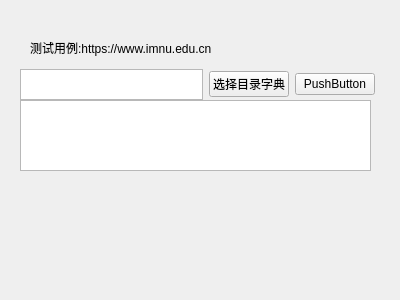
<?xml version="1.0" encoding="UTF-8"?>
<ui version="4.0">
 <class>DirSearchForm</class>
 <widget class="QWidget" name="DirSearchForm">
  <property name="geometry">
   <rect>
    <x>0</x>
    <y>0</y>
    <width>400</width>
    <height>300</height>
   </rect>
  </property>
  <property name="windowTitle">
   <string>Form</string>
  </property>
  <widget class="QWidget" name="layoutWidget">
   <property name="geometry">
    <rect>
     <x>20</x>
     <y>69</y>
     <width>355</width>
     <height>31</height>
    </rect>
   </property>
   <layout class="QHBoxLayout" name="horizontalLayout">
    <item>
     <widget class="QTextEdit" name="textEdit"/>
    </item>
    <item>
     <widget class="QPushButton" name="pushButton">
      <property name="text">
       <string>选择目录字典</string>
      </property>
     </widget>
    </item>
    <item>
     <widget class="QPushButton" name="pushButton_2">
      <property name="text">
       <string>PushButton</string>
      </property>
     </widget>
    </item>
   </layout>
  </widget>
  <widget class="QTextEdit" name="textEdit_2">
   <property name="geometry">
    <rect>
     <x>20</x>
     <y>100</y>
     <width>351</width>
     <height>71</height>
    </rect>
   </property>
  </widget>
  <widget class="QLabel" name="label">
   <property name="geometry">
    <rect>
     <x>30</x>
     <y>40</y>
     <width>291</width>
     <height>16</height>
    </rect>
   </property>
   <property name="text">
    <string>测试用例:https://www.imnu.edu.cn</string>
   </property>
  </widget>
 </widget>
 <resources/>
 <connections/>
</ui>
